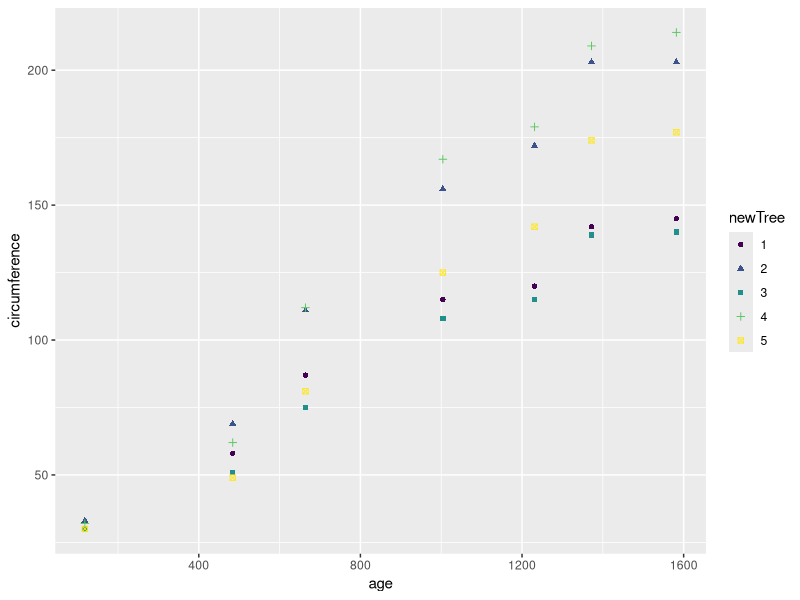
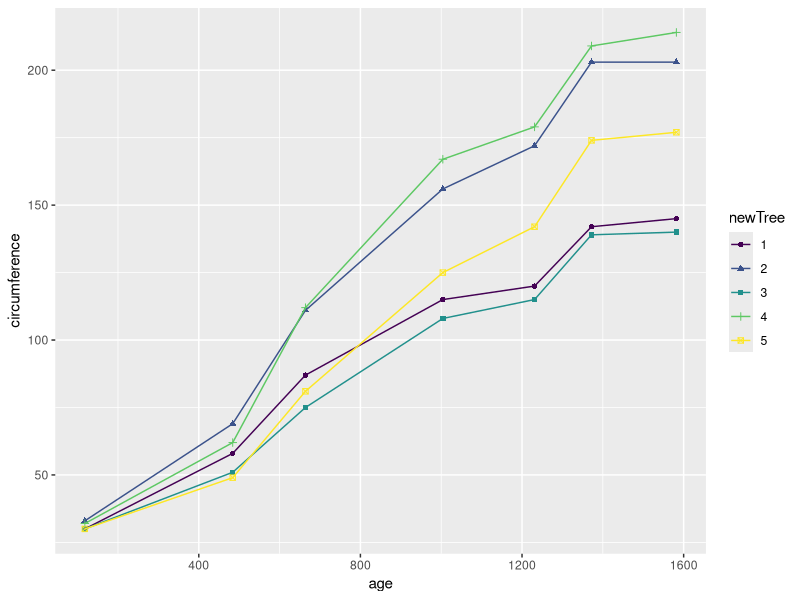
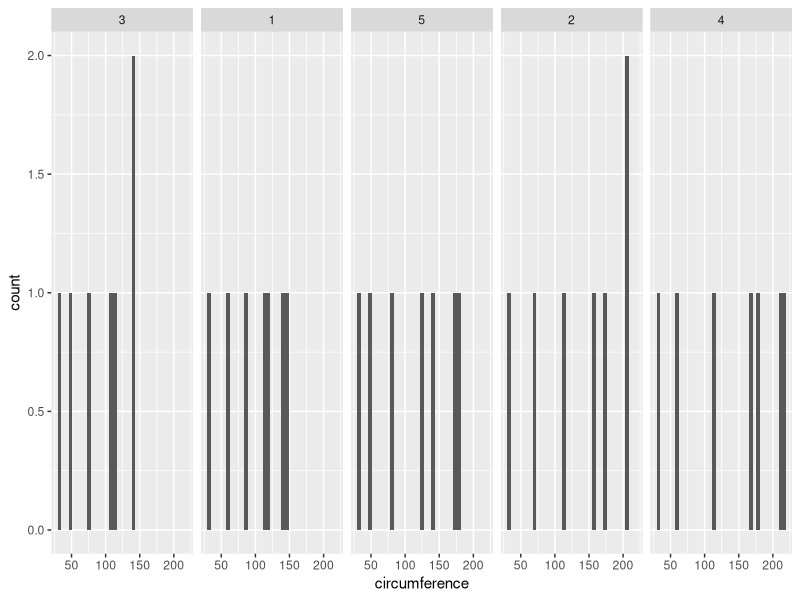
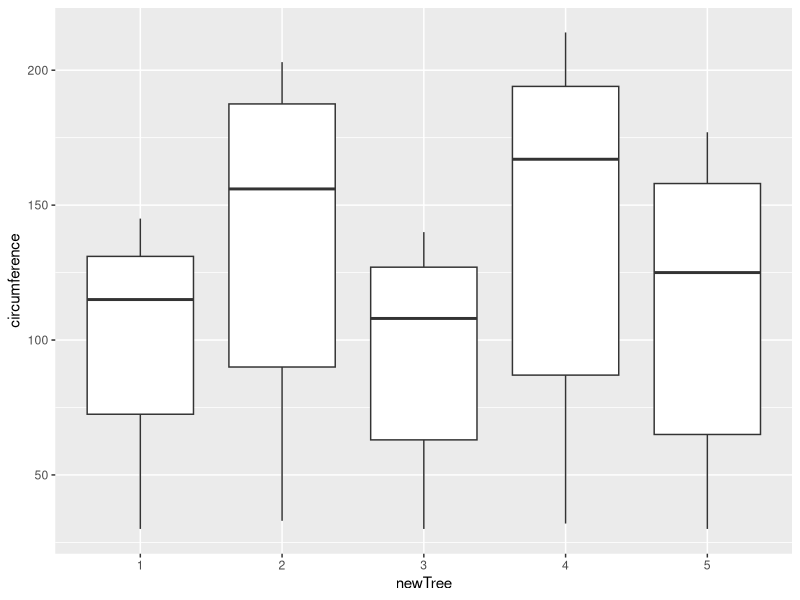
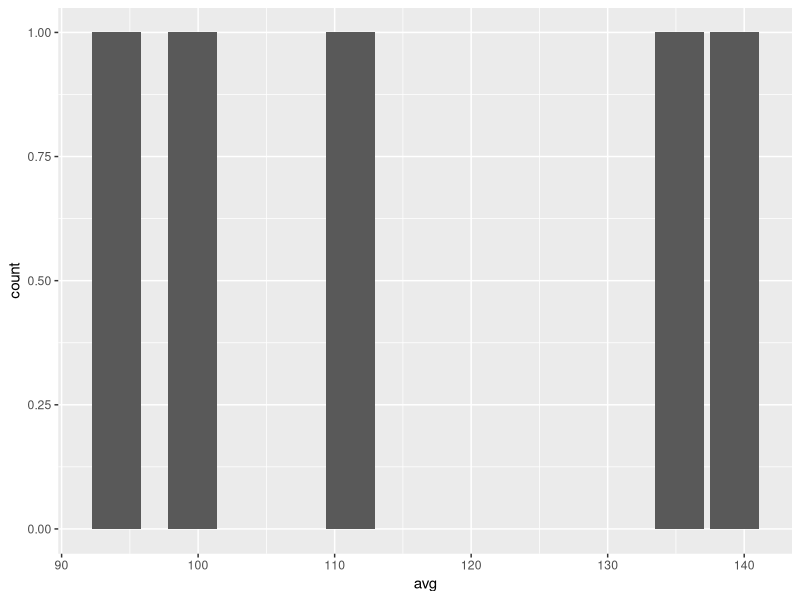

Recreate these plots in R, in order.
## ---- chunk 1
knitr::opts_chunk$set(echo = TRUE)
## ---- chunk 2
library(ggplot2)
attach(Orange)
newTree = factor(Tree, ordered = T, levels = c("1","2","3","4","5"))
ggplot(Orange, aes(x = age, y = circumference, color = newTree )) +
   geom_point(aes(shape=newTree ))
## ---- chunk 3
ggplot(Orange, aes(x = age, y = circumference, color = newTree )) +
  geom_point(aes(shape=newTree )) +
  geom_line()
## ---- chunk 4
ggplot(Orange, aes(x = circumference)) +
  geom_histogram(bins=35) +
  facet_wrap(~ Tree, nrow = 1) 
## ---- chunk 5
ggplot(Orange, aes(x = newTree, y = circumference)) +
  geom_boxplot()
## ---- chunk 6
avg1 = sum(Orange[c(1:7),3])/7
avg2 = sum(Orange[c(8:14),3])/7
avg3 = sum(Orange[c(15:21),3])/7
avg4 = sum(Orange[c(22:28),3])/7
avg5 = sum(Orange[c(29:35),3])/7
avg = c(avg1,avg2,avg3,avg4,avg5)
avg = as.data.frame(avg)
ggplot(avg,aes(x =  avg)) + 
  geom_bar()
